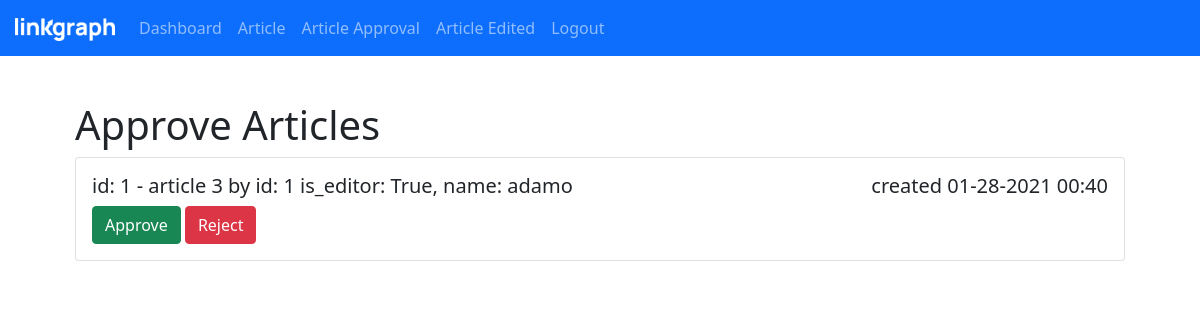
/article-approval (signed in), run on the app's committed database.
### blog/models.py (models this page shows, shortened)
class Article(models.Model):
    PENDING = 'PD'
    ACCEPTED = 'ACT'
    REJECTED = 'RJT'
    STATUS_CHOICES = [
        (PENDING, 'Pending'),
        (ACCEPTED, 'Accepted'),
        (REJECTED, 'Rejected'),
    ]
    created_at = models.DateTimeField(auto_now_add=True)
    modified_at = models.DateTimeField(auto_now=True)
    title = models.CharField(max_length=200)
    content = models.TextField()
    status = models.CharField(max_length=20, choices=STATUS_CHOICES,
                              default=PENDING)
    written_by = models.ForeignKey(Writer,
                                   on_delete=models.CASCADE,
                                   related_name='written_by')
    edited_by = models.ForeignKey(Writer, on_delete=models.CASCADE, null=True,
                                  related_name='edited_by')

class Writer(models.Model):
    user = models.OneToOneField(User, on_delete=models.CASCADE)
    is_editor = models.BooleanField(default=False)
    name = models.CharField(max_length=200)
    def __str__(self):
        return f"id: {self.id} is_editor: {self.is_editor}, name: {self.name}"

### blog/views.py (the view)
# urls.py: path('article-approval', views.article_approval, name='article-approval'),
@login_required()
def article_approval(request):
    writer = get_object_or_404(Writer, user=request.user)
    if not writer.is_editor:
        return not_editor(request)
    articles = Article.objects.filter(status=Article.PENDING)
    return render(request, "blog/article-approval.html", {
        "user": request.user,
        "articles": articles
    })

### blog/templates/blog/article-approval.html (shortened to what this page needs)
{% extends "blog/nav-base.html" %}
{% block title %} Approve Articles{% endblock %}
{% block content %}
   {% for article in articles %}
  <div class="card">
    <div class="card-body">
      <h5 class="card-title">id: {{article.id}} - {{article.title}} by {{article.written_by}}
        <span class="float-right">created {{article.created_at|date:'m-d-Y H:i'}}</span>
      </h5>
      <form style="display: inline" action="approve/{{article.id}}" method="GET">
        <button class="btn btn-success" href="#" class="card-link">
          Approve
        </button>
      </form>
      <form style="display: inline" action="reject/{{article.id}}">
        <button class="btn btn-danger" href="#" class="card-link">Reject</button>
      </form>
    </div>
  </div>
  {% endfor %}
{% endblock %}

### blog/static/blog/style.css (style rules this page uses)
.float-right { float: right; }

### data on the page
Article: id "1", title "article 3", written_by "id: 1 is_editor: True, name: adamo", created_at "01-28-2021 00:40"
